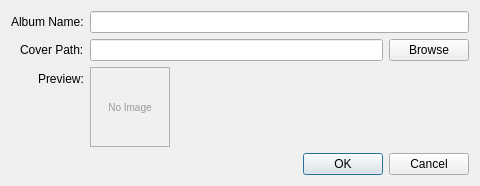
<?xml version="1.0" encoding="UTF-8"?>
<ui version="4.0">
 <class>AddAlbumDialog</class>
 <widget class="QDialog" name="AddAlbumDialog">
  <property name="geometry">
   <rect>
    <x>0</x>
    <y>0</y>
    <width>480</width>
    <height>180</height>
   </rect>
  </property>
  <property name="windowTitle">
   <string>Add Album</string>
  </property>
  <layout class="QVBoxLayout" name="verticalLayout">
   <item>
    <layout class="QFormLayout" name="formLayout">
     <property name="labelAlignment">
      <set>Qt::AlignRight|Qt::AlignVCenter</set>
     </property>
     <item row="0" column="0">
      <widget class="QLabel" name="labelName">
       <property name="text">
        <string>Album Name:</string>
       </property>
      </widget>
     </item>
     <item row="0" column="1">
      <widget class="QLineEdit" name="lineEditName"/>
     </item>
     <item row="1" column="0">
      <widget class="QLabel" name="labelCoverPath">
       <property name="text">
        <string>Cover Path:</string>
       </property>
      </widget>
     </item>
     <item row="1" column="1">
      <layout class="QHBoxLayout" name="horizontalLayout">
       <item>
        <widget class="QLineEdit" name="lineEditCoverPath"/>
       </item>
       <item>
        <widget class="QPushButton" name="pushButtonBrowse">
         <property name="text">
          <string>Browse</string>
         </property>
        </widget>
       </item>
      </layout>
     </item>
     <item row="2" column="0">
      <widget class="QLabel" name="labelCoverPreviewCaption">
       <property name="text">
        <string>Preview:</string>
       </property>
      </widget>
     </item>
     <item row="2" column="1">
      <widget class="QLabel" name="labelCoverPreview">
       <property name="minimumSize">
        <size>
         <width>80</width>
         <height>80</height>
        </size>
       </property>
       <property name="maximumSize">
        <size>
         <width>80</width>
         <height>80</height>
        </size>
       </property>
       <property name="styleSheet">
        <string notr="true">border: 1px solid #b0b0b0; background-color: #f0f0f0; color: #999999; font-size: 10px;</string>
       </property>
       <property name="text">
        <string>No Image</string>
       </property>
       <property name="alignment">
        <set>Qt::AlignCenter</set>
       </property>
      </widget>
     </item>
    </layout>
   </item>
   <item>
    <widget class="QDialogButtonBox" name="buttonBox">
     <property name="orientation">
      <enum>Qt::Horizontal</enum>
     </property>
     <property name="standardButtons">
      <set>QDialogButtonBox::Cancel|QDialogButtonBox::Ok</set>
     </property>
    </widget>
   </item>
  </layout>
 </widget>
 <resources/>
 <connections/>
</ui>
